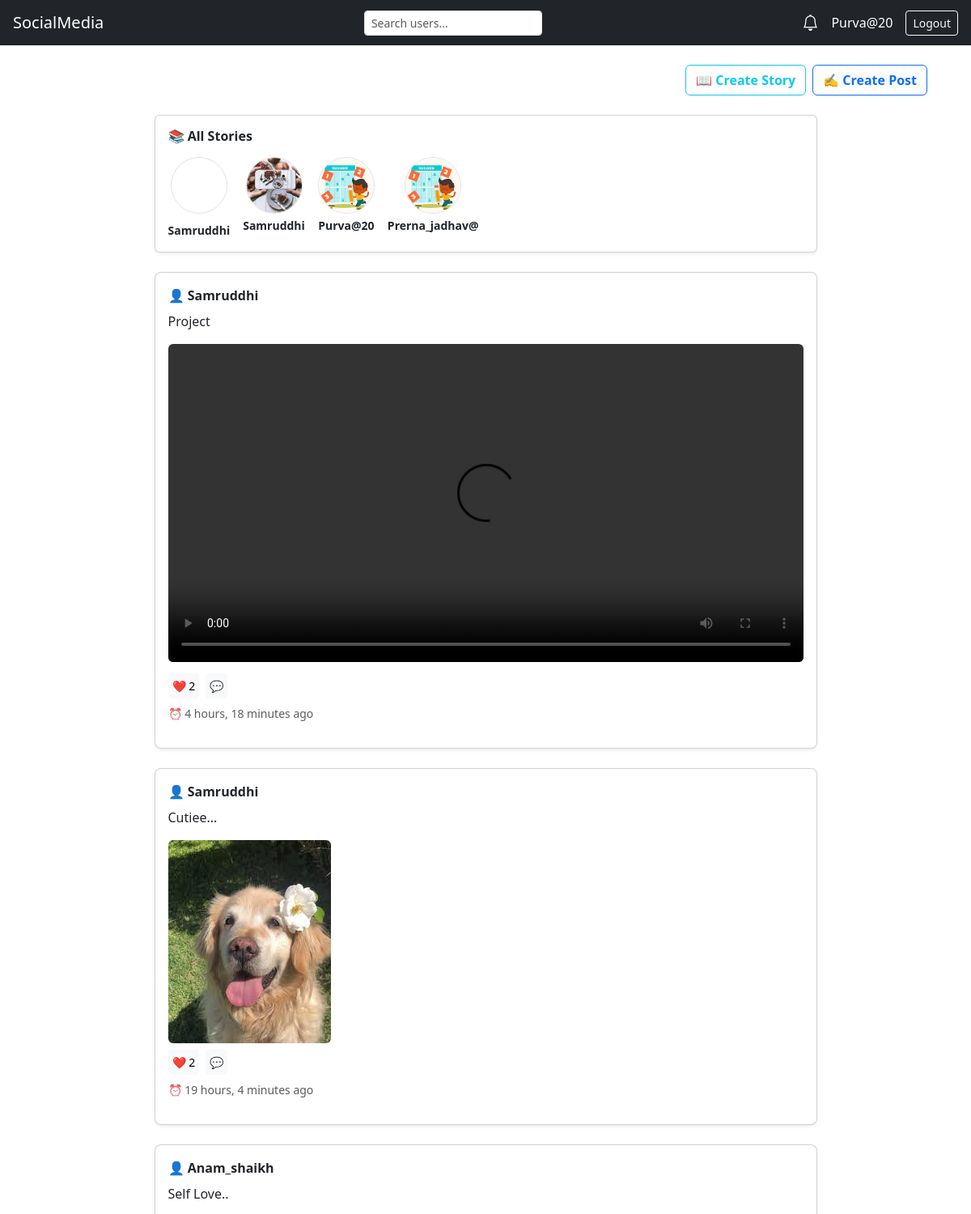
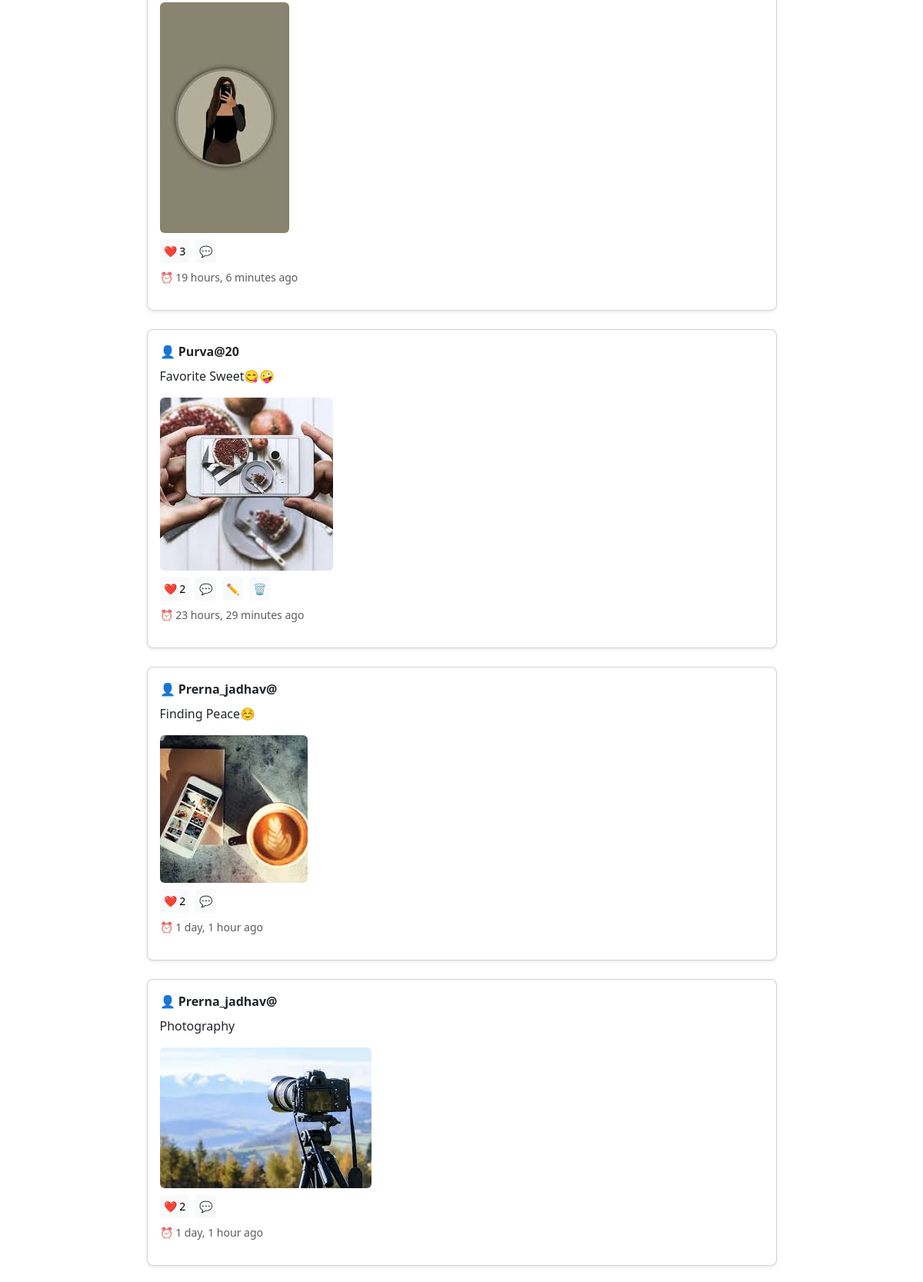
The page /feed/ (signed in, upper part) on the database its author committed (2 pictures, top to bottom).
### posts/models.py (models this page shows, shortened)
class Story(models.Model):
    user = models.ForeignKey(User, on_delete=models.CASCADE)
    image = models.ImageField(upload_to='stories/', blank=True, null=True)
    video = models.FileField(upload_to='stories/videos/', blank=True, null=True)  # Video field
    created = models.DateTimeField(auto_now_add=True)  # FIXED

class Post(models.Model):
    author = models.ForeignKey(User, on_delete=models.CASCADE)
    content = models.TextField(blank=True, null=True)
    image = models.ImageField(upload_to='posts/', blank=True, null=True)
    video = models.FileField(upload_to='posts/videos/', blank=True, null=True)  # Video field
    likes = models.ManyToManyField(User, related_name='liked_posts', blank=True)
    created = models.DateTimeField(auto_now_add=True)  # FIXED

### posts/views.py (the view)
# urls.py: path("", views.feed, name="feed"),
@login_required
def feed(request):
    posts = (
        Post.objects
        .select_related("author")
        .order_by("-created")
    )
    stories = (
        Story.objects
        .select_related("user")
        .order_by("-created")
    )
    following_ids = list(
        Follow.objects
        .filter(follower=request.user)
        .values_list("following_id", flat=True)
    )
    return render(request, "posts/feed.html", {
        "posts": posts,
        "stories": stories,
        "following_ids": following_ids,
    })

### accounts/context_processors.py (called while the page is built)
def notifications_count(request):
    if request.user.is_authenticated:
        return {
            "unread_notifications": request.user.notifications.filter(is_read=False).count()
        }
    return {
        "unread_notifications": 0
    }

### posts/templates/posts/feed.html (shortened to what this page needs)
{% extends "base.html" %}
{% load static %}
{% block content %}
<div class="container mt-4">
  <div class="d-flex justify-content-end gap-2 mb-4">
    <a href="{% url 'posts:create_story' %}" class="btn btn-outline-info fw-bold">
      📖 Create Story
    </a>
    <a href="{% url 'posts:create_post' %}" class="btn btn-outline-primary fw-bold">
      ✍️ Create Post
    </a>
  </div>
  <div class="col-md-9 mx-auto">
    <div class="card mb-4 shadow-sm">
      <div class="card-body">
        <h6 class="fw-bold mb-3">📚 All Stories</h6>
        <div class="d-flex gap-3 overflow-auto">
          {% for story in stories %}
          <div class="text-center">
            <a href="{% url 'posts:story_view' story.id %}">
              {% if story.image %}
                <img src="{{ story.image.url }}" class="rounded-circle border" width="70" height="70" style="object-fit:cover">
              {% elif story.video %}
                <video class="rounded-circle border" width="70" height="70" style="object-fit:cover" muted autoplay loop>
                  <source src="{{ story.video.url }}">
                </video>
              {% endif %}
            </a>
            <div class="mt-1 small">
              <a href="{% url 'accounts:profile' story.user.username %}" class="text-decoration-none text-dark fw-bold">
                {{ story.user.username }}
              </a>
            </div>
          </div>
          {% empty %}
            <p class="text-muted">No stories yet</p>
          {% endfor %}
        </div>
      </div>
    </div>
    {% for post in posts %}
    <div class="card mb-4 shadow-sm rounded-3">
      <div class="card-body">
        <a href="{% url 'accounts:profile' post.author.username %}" class="fw-bold text-dark text-decoration-none">
          👤 {{ post.author.username }}
        </a>
        {% if post.content %}
          <p class="mt-2">{{ post.content }}</p>
        {% endif %}
        {% if post.image %}
          <img src="{{ post.image.url }}" class="img-fluid rounded mb-2">
        {% endif %}
        {% if post.video %}
          <video controls class="w-100 rounded mb-2">
            <source src="{{ post.video.url }}">
          </video>
        {% endif %}
        <div class="d-flex align-items-center gap-2 mb-2">
          <button class="btn btn-light btn-sm p-1 like-btn" data-id="{{ post.id }}">
            ❤️ <span id="like-count-{{ post.id }}">{{ post.likes.count }}</span>
          </button>
          <button class="btn btn-light btn-sm p-1 comment-btn" data-id="{{ post.id }}" data-bs-toggle="modal" data-bs-target="#commentModal">
            💬
          </button>
          {% if user == post.author %}
            <a href="{% url 'posts:edit_post' post.id %}" class="btn btn-light btn-sm p-1">✏️</a>
            <a href="{% url 'posts:delete_post' post.id %}" class="btn btn-light btn-sm p-1" onclick="return confirm('Are you sure?');">🗑️</a>
          {% endif %}
        </div>
        <p class="text-muted small">⏰ {{ post.created|timesince }} ago</p>
      </div>
    </div>
    {% empty %}
      <p class="text-center text-muted">No posts yet</p>
    {% endfor %}
  </div>
</div>
{% endblock %}

### templates/base.html (shortened to what this page needs)
{% load static %}
<!DOCTYPE html>
<html lang="en">
<head>
    <link href="https://cdn.jsdelivr.net/npm/bootstrap@5.3.2/dist/css/bootstrap.min.css" rel="stylesheet">
    <link href="https://cdn.jsdelivr.net/npm/bootstrap-icons@1.11.3/font/bootstrap-icons.css" rel="stylesheet">
    <link rel="stylesheet" href="{% static 'css/profile.css' %}">
</head>
<body>
<nav class="navbar navbar-dark bg-dark px-3">
    <a class="navbar-brand" href="{% url 'posts:feed' %}">SocialMedia</a>
    {% if user.is_authenticated %}
    <form method="GET"
          action="{% url 'accounts:user_search' %}"
          class="d-flex me-3">
        <input type="text"
               name="q"
               class="form-control form-control-sm"
               placeholder="Search users..."
               value="{{ request.GET.q }}">
    </form>
    {% endif %}
    <div class="d-flex align-items-center gap-3">
        {% if user.is_authenticated %}
            <a href="{% url 'accounts:notifications' %}"
               class="position-relative text-white text-decoration-none">
                <i class="bi bi-bell fs-5"></i>
            </a>
            <a href="{% url 'accounts:profile' user.username %}"
               class="text-white text-decoration-none">
                {{ user.username }}
            </a>
            <form method="post" action="{% url 'accounts:logout' %}">
                <button class="btn btn-sm btn-outline-light">Logout</button>
            </form>
        {% else %}
            <a href="{% url 'accounts:login' %}" class="btn btn-light">Login</a>
        {% endif %}
    </div>
</nav>
<div class="container mt-4">
    {% block content %}{% endblock %}
</div>
</body>
</html>

### rows shown on the page
Story: user.username "Samruddhi"
Story: image (picture), user.username "Samruddhi"
Story: image (picture), user.username "Purva@20"
Story: image (picture), user.username "Prerna_jadhav@"
Post: author.username "Samruddhi", content "Project", likes.count "2", created "4 hours, 18 minutes"
Post: author.username "Samruddhi", content "Cutiee...", image (picture), likes.count "2", created "19 hours, 4 minutes"
Post: author.username "Anam_shaikh", content "Self Love..", image (picture), likes.count "3", created "19 hours, 6 minutes"
Post: author.username "Purva@20", content "Favorite Sweet😋🤪", image (picture), likes.count "2", created "23 hours, 29 minutes"
Post: author.username "Prerna_jadhav@", content "Finding Peace☺️", image (picture), likes.count "2", created "1 day, 1 hour"
Post: author.username "Prerna_jadhav@", content "Photography", image (picture), likes.count "2", created "1 day, 1 hour"

### other values the page prints
{{ user.username }} "Purva@20"
